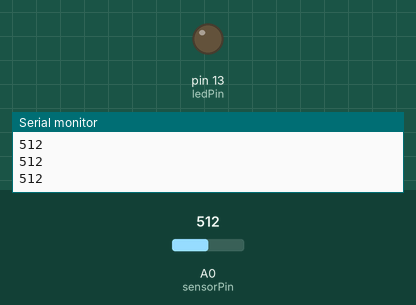
A sketch run on a simulated Arduino Uno, built with avr-gcc and run on an emulated ATmega328P. Parts: output pins drawn as LEDs (lit = HIGH), the last lines printed to the serial monitor. The inputs (shaded band) are chosen by the test bench; at power-on: A0 (sensorPin) = 512.

Above: at 1.2 s.
1.3 s: A0 (sensorPin) set to 539
2.8 s: A0 (sensorPin) set to 561
At 3.1 s:
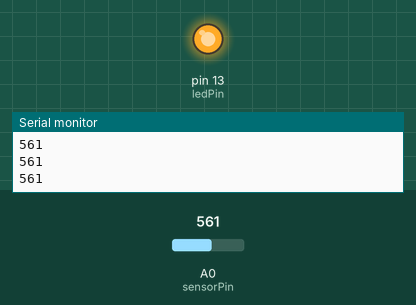
4.3 s: A0 (sensorPin) set to 540
At 5.1 s:
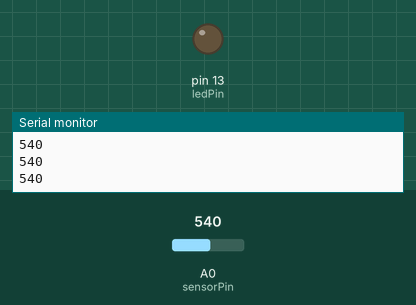
5.8 s: A0 (sensorPin) set to 560
At 6.4 s:
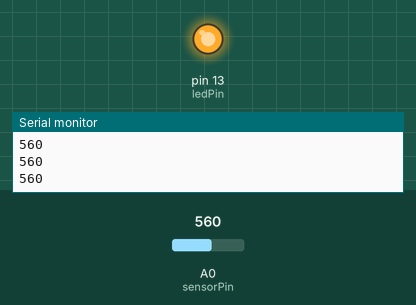
Timing chart, 0 to 8.3 s (numbered marks = the images above; inputs shaded):
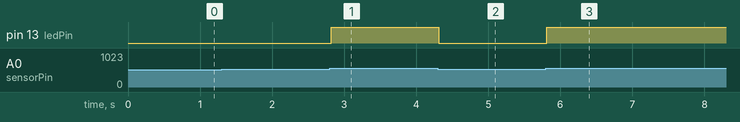

The sketch:

Measure_temperature.ino
```cpp
int ledPin = 13;
int sensorPin = A0;
void setup() {
 pinMode(ledPin, OUTPUT);
 pinMode(sensorPin, INPUT);
 Serial.begin(9600);
}
void loop() {
 int sensorValue = analogRead(sensorPin); // read sensorpin
 Serial.println(sensorValue); // print to serial monitor
 delay(10); // wait

 if (sensorValue > 550) { //if the temperature measured is above the value 550
  digitalWrite(13,HIGH);  //turn the LED on
 }
 else{                    //if the temperature measured is under the value of 550
   digitalWrite(13,LOW);  //turn the LED off
 }
}
```

Measured:
- the behaviour switches between 550 and 551 on A0 (sensorPin) (found by bisection; images 0 and 1)
- after the input at 2.8 s, pin 13 (ledPin): LOW → HIGH at once
- after the input at 4.3 s, pin 13 (ledPin): HIGH → LOW at once
- after the input at 5.8 s, pin 13 (ledPin): LOW → HIGH at once
